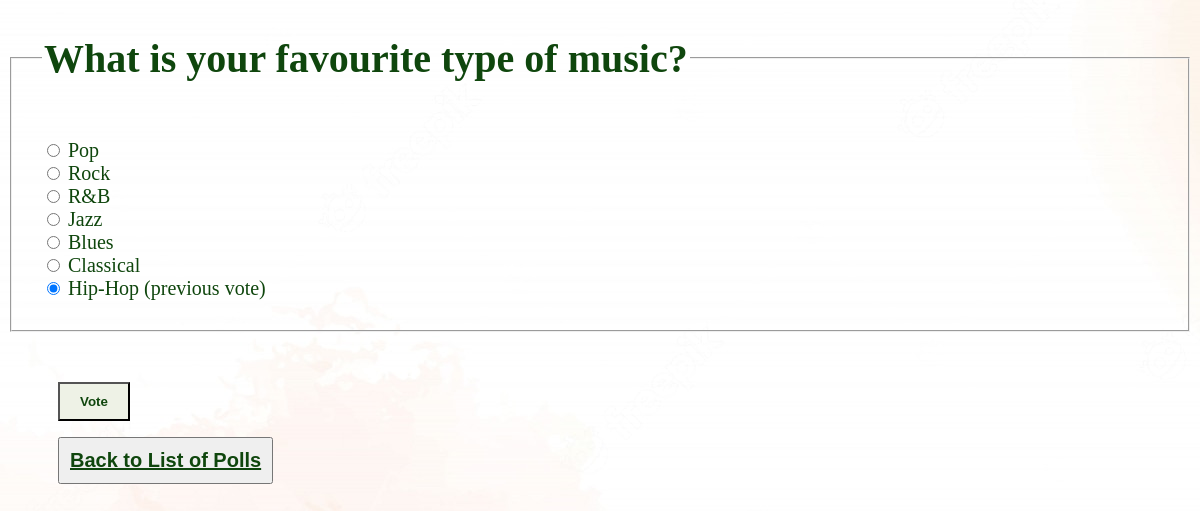
Screenshot of /polls/6/ (signed in) with the database file from the repository.
### polls/models.py (models this page shows, shortened)
class Question(models.Model):
    question_text = models.CharField(max_length=200)
    pub_date = models.DateTimeField('date published')
    end_date = models.DateTimeField('date ended', default=None, null=True)
    def can_vote(self):
        now = timezone.localtime()
        if self.end_date is None and self.pub_date <= now:
            return True
        return self.pub_date <= now <= self.end_date

class Choice(models.Model):
    question = models.ForeignKey(Question, on_delete=models.CASCADE)
    choice_text = models.CharField(max_length=200)

### polls/views.py (the view, shortened to what this page needs)
# urls.py: path('<int:pk>/', views.DetailView.as_view(), name='detail'),
class DetailView(LoginRequiredMixin, generic.DetailView):
    model = Question
    template_name = 'polls/detail.html'
    def get(self, request, pk):
        try:
            self.question = Question.objects.get(pk=pk)
            if self.question.can_vote():
                try:
                    self.voted = Vote.objects.get(user=request.user, choice__question=self.question).choice.choice_text
                except Vote.DoesNotExist:
                    self.voted = ""
                return render(request, 'polls/detail.html', {'question': self.question, 'voted': self.voted})
            else:
                messages.error(request, "Voting is not allowed at this time.")
                return HttpResponseRedirect(reverse('polls:index'))
        except Question.DoesNotExist:
            messages.error(request, "Question does not exist.")
            return HttpResponseRedirect(reverse('polls:index'))

### polls/templates/polls/detail.html (shortened to what this page needs)
{% load static %}
<link rel="stylesheet" href="{% static 'polls/style.css' %}">
<form action="{% url 'polls:vote' question.id %}" method="post">
    <fieldset id="question">
        <legend><h1>{{ question.question_text }}</h1></legend>
        {% for choice in question.choice_set.all %}
            {% if choice.choice_text == voted %}
                <input type="radio" name="choice" class="choice{{ forloop.counter }}" value="{{ choice.id }}" checked>
                <label for="choice{{ forloop.counter }}">{{ choice.choice_text }} (previous vote)</label><br>
            {% else %}
                <input type="radio" name="choice" class="choice{{ forloop.counter }}" value="{{ choice.id }}">
                <label for="choice{{ forloop.counter }}">{{ choice.choice_text }}</label><br>
            {% endif %}
        {% endfor %}
    </fieldset>
    <input type="submit" value="Vote" id="button">
    </form>
    <button id="back-button"><a id="button-text" href="{% url 'polls:index' %}">Back to List of Polls</a></button>

### polls/static/polls/style.css (style rules this page uses)
#question { color: #0f460d; padding: 30px; font-size: 20px; }
#button { background-color: #EEF2E6; color: #0f460d; font-weight: bold; margin-top: 50px; margin-left: 50px; padding-top: 10px; padding-bottom: 10px; padding-right: 20px; padding-left: 20px; }
#button-text { color: #0f460d; font-weight: bold; font-size: 20px; }
#back-button { padding: 10px; margin-left: 50px; }

### rows the page displays
Question: question_text "What is your favourite type of music?"
Choice: choice_text "Pop"
Choice: choice_text "Rock"
Choice: choice_text "R&B"
Choice: choice_text "Jazz"
Choice: choice_text "Blues"
Choice: choice_text "Classical"
Choice: choice_text "Hip-Hop"
